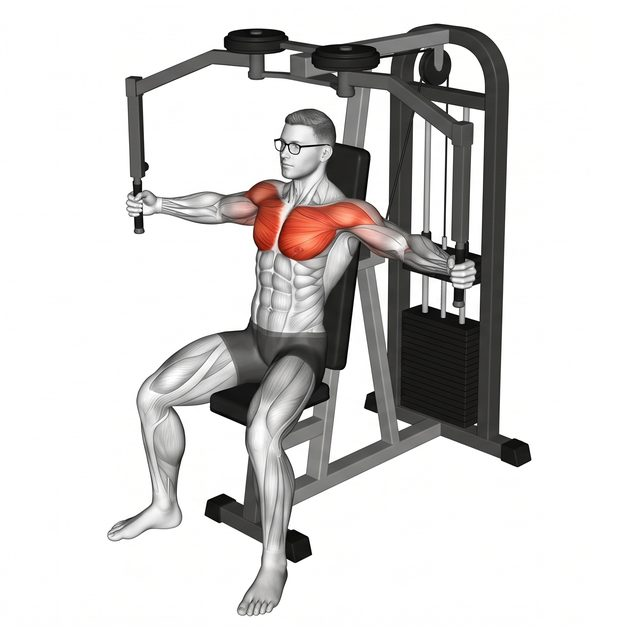
#> input picture SportApp/Resources/ExerciseArt/art-butterfly_0.jpg, 640 x 640 px
$ python -i import_art.py   (imports and definitions only)
#> lines starting #> are read from the running program, lines starting #| are printed output that depends on the picture; after the words box and inside, x2 and y2 are one past the last pixel; in counts of white or black regions, pixels touching at a corner belong together
#!/usr/bin/env python3
"""Importeert Gemini-oefenafbeeldingen (twee standen naast elkaar) voor de app.

Gebruik:  python3 tools/import_art.py <map-of-zip-met-afbeeldingen>
Per `<slug>.png|jpg` komen er twee bestanden in SportApp/Resources/ExerciseArt:
  art-<slug>_0.jpg (beginstand) en art-<slug>_1.jpg (eindstand).
Beide helften worden met dezelfde uitsnede bijgesneden (witte rand weg), vierkant
gemaakt en verkleind. Bestaan er nog geen afbeeldingen voor een oefening, dan
toont de app de rechtenvrije foto.
"""
import sys, os, re, zipfile, tempfile, glob
from PIL import Image, ImageChops

OUT = os.path.join(os.path.dirname(__file__), "..", "SportApp", "Resources", "ExerciseArt")
SIZE = 640

def bbox_nonwhite(im):
    bg = Image.new("RGB", im.size, (255, 255, 255))
    diff = ImageChops.difference(im, bg).convert("L").point(lambda p: 255 if p > 24 else 0)
    return diff.getbbox()

def process(path):
    slug = re.sub(r"[^a-z0-9]+", "-", os.path.splitext(os.path.basename(path))[0].lower()).strip("-")
    im = Image.open(path).convert("RGB")
#> im is the input picture: PIL image 640x640 RGB; mean R, G, B 213.9, 212.3, 211.4
    w, h = im.size
#> w = 640; h = 640
    halves = [im.crop((0, 0, w // 2, h)), im.crop((w // 2, 0, w, h))]
    boxes = [bbox_nonwhite(x) for x in halves]
#> in bbox_nonwhite, `bg = Image.new("RGB", im.size, (255, 255, 255))`: bg: PIL image 320x640 RGB; every value is 255
#> in bbox_nonwhite, `diff = ImageChops.difference(im, bg).convert("L").point(lambda p: 255 ..`:
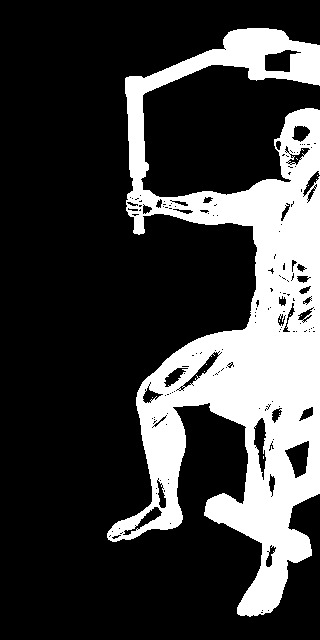
#> diff: PIL image 320x640 L; 24.2% white; 13 white regions (12 under 20 px), largest, box (x1, y1, x2, y2) and area: (107, 28, 320, 617) 49493
#> in bbox_nonwhite, `diff = ImageChops.difference(im, bg).convert("L").point(lambda p: 255 ..`:
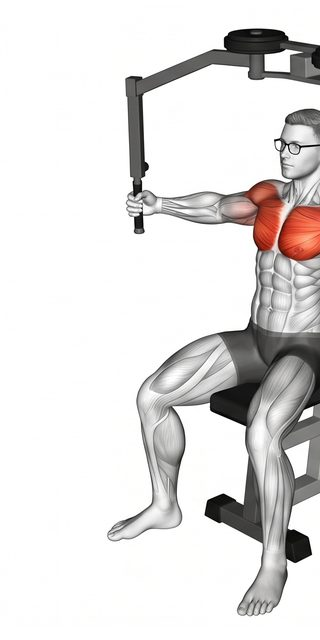
#> im: PIL image 320x640 RGB; mean R, G, B 226, 223.8, 223
#> in bbox_nonwhite (call 2), `diff = ImageChops.difference(im, bg).convert("L").point(lambda p: 255 ..`:
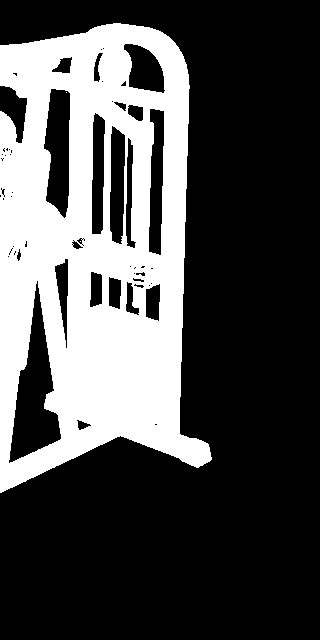
#> diff: PIL image 320x640 L; 30.4% white; 3 white regions (2 under 20 px), largest, box (x1, y1, x2, y2) and area: (0, 23, 212, 493) 62289
#> in bbox_nonwhite (call 2), `diff = ImageChops.difference(im, bg).convert("L").point(lambda p: 255 ..`:
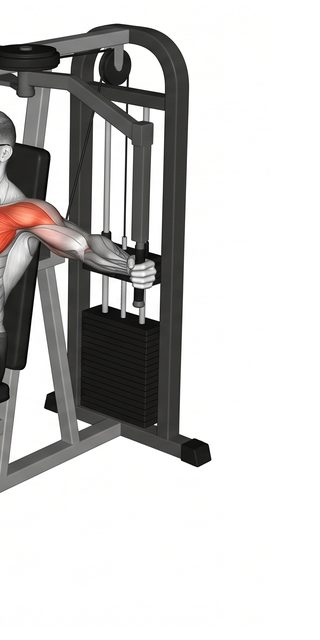
#> im: PIL image 320x640 RGB; mean R, G, B 201.8, 200.8, 199.8
#> boxes = [(107, 28, 320, 617), (0, 23, 212, 493)]
    boxes = [b for b in boxes if b]
    if not boxes:
        print("LEEG:", path); return
    # Zelfde uitsnede voor beide standen, zodat ze goed op elkaar aansluiten.
    x0 = min(b[0] for b in boxes); y0 = min(b[1] for b in boxes)
#> after `x0 = min((b[0] for b in boxes))`: x0 = 0
#> after `y0 = min((b[1] for b in boxes))`: y0 = 23
    x1 = max(b[2] for b in boxes); y1 = max(b[3] for b in boxes)
#> after `x1 = max((b[2] for b in boxes))`: x1 = 320
#> after `y1 = max((b[3] for b in boxes))`: y1 = 617
    cw, ch = x1 - x0, y1 - y0
#> cw = 320; ch = 594
    side = int(max(cw, ch) * 1.08)
#> side = 641
    cx, cy = (x0 + x1) // 2, (y0 + y1) // 2
#> cx = 160; cy = 320
    for i, half in enumerate(halves):
        canvas = Image.new("RGB", (side, side), (255, 255, 255))
        canvas.paste(half, (side // 2 - cx, side // 2 - cy))
        canvas = canvas.resize((SIZE, SIZE), Image.LANCZOS)
        canvas.save(os.path.join(OUT, f"art-{slug}_{i}.jpg"), quality=82, optimize=True)
#> this loop made 2 passes
#> pass 1, in process, `canvas = canvas.resize((SIZE, SIZE), Image.LANCZOS)`:
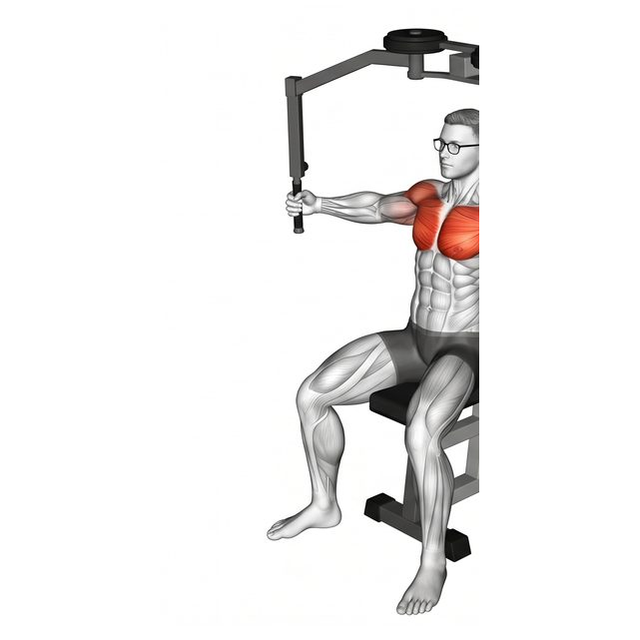
#> canvas: PIL image 640x640 RGB; mean R, G, B 240.5, 239.4, 239
#> pass 2, in process, `canvas = canvas.resize((SIZE, SIZE), Image.LANCZOS)`:
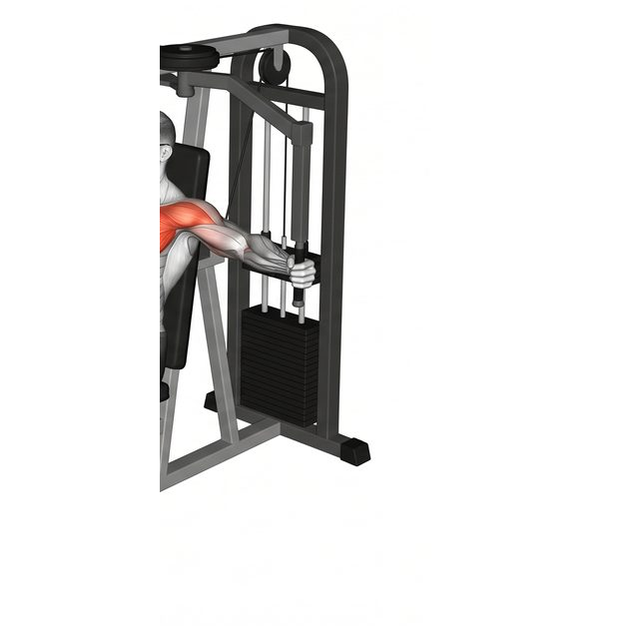
#> canvas: PIL image 640x640 RGB; mean R, G, B 228.4, 227.9, 227.4
    print("ok:", slug)

def main(src):
    os.makedirs(OUT, exist_ok=True)
    tmp = None
    if src.lower().endswith(".zip"):
        tmp = tempfile.mkdtemp()
        zipfile.ZipFile(src).extractall(tmp)
        src = tmp
    files = [f for ext in ("png", "jpg", "jpeg") for f in glob.glob(os.path.join(src, "**", f"*.{ext}"), recursive=True)]
    for f in sorted(files):
        if os.path.basename(f).startswith("."): continue
        process(f)
    print(len(files), "afbeeldingen verwerkt")

# [3 lines not run here, left out]

>>> result = process('../SportApp/Resources/ExerciseArt/art-butterfly_0.jpg')

$ run again, on SportApp/Resources/ExerciseArt/art-cable-iron-cross_0.jpg
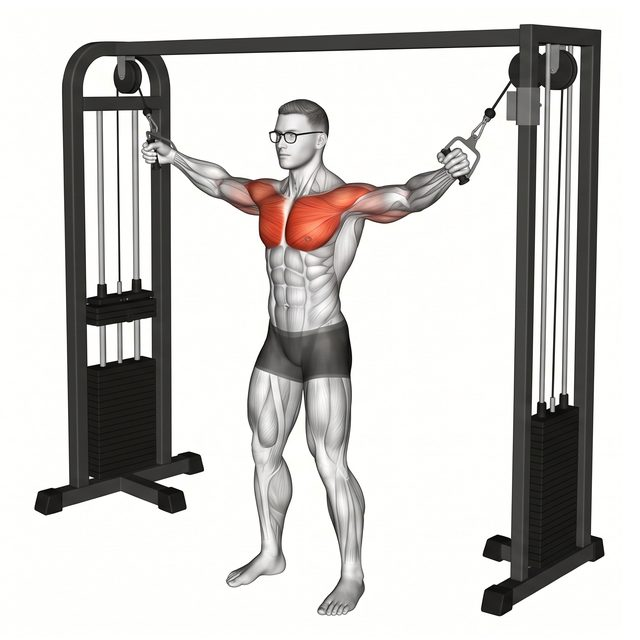
#> input picture SportApp/Resources/ExerciseArt/art-cable-iron-cross_0.jpg, 640 x 640 px
#> in process, im is the input picture: PIL image 640x640 RGB; mean R, G, B 205, 203.2, 201
#> bg: PIL image 320x640 RGB; every value is 255
#> in bbox_nonwhite, `diff = ImageChops.difference(im, bg).convert("L").point(lambda p: 255 ..`:
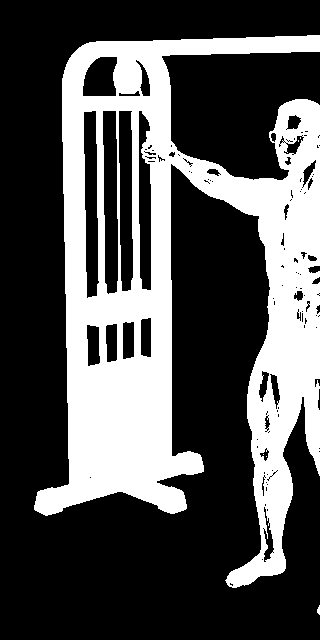
#> diff: PIL image 320x640 L; 32.1% white; 6 white regions (4 under 20 px), largest, box (x1, y1, x2, y2) and area: (34, 35, 320, 588) 65727, (317, 605, 320, 615) 21
#> im: PIL image 320x640 RGB
#> diff: PIL image 320x640 L; 29.8% white; 1 white region, box (x1, y1, x2, y2) and area: (0, 24, 285, 617) 61096
#> boxes = [(34, 35, 320, 615), (0, 24, 285, 617)]
#> x0 = 0
#> y0 = 24
#> x1 = 320
#> y1 = 617
#> cw = 320; ch = 593
#> side = 640
#> cx = 160; cy = 320
#> the loop in process, `for i, half in enumerate(halves):` made 2 passes
#> pass 2, in process, `canvas = canvas.resize((SIZE, SIZE), Image.LANCZOS)`:
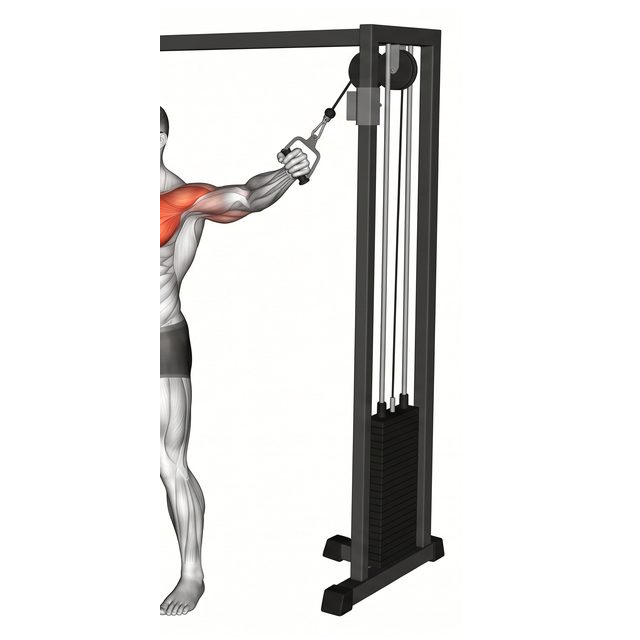
#> canvas: PIL image 640x640 RGB; mean R, G, B 230.5, 229.9, 228.8

$ run again, on SportApp/Resources/ExerciseArt/art-dumbbell-shrug_0.jpg
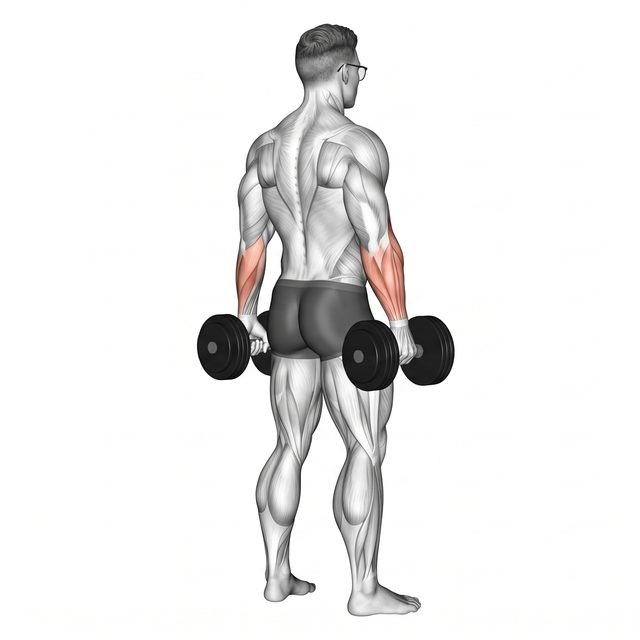
#> input picture SportApp/Resources/ExerciseArt/art-dumbbell-shrug_0.jpg, 640 x 640 px
#> in process, im is the input picture: PIL image 640x640 RGB; mean R, G, B 236.8, 236.2, 236
#> bg: PIL image 320x640 RGB; every value is 255
#> in bbox_nonwhite, `diff = ImageChops.difference(im, bg).convert("L").point(lambda p: 255 ..`:
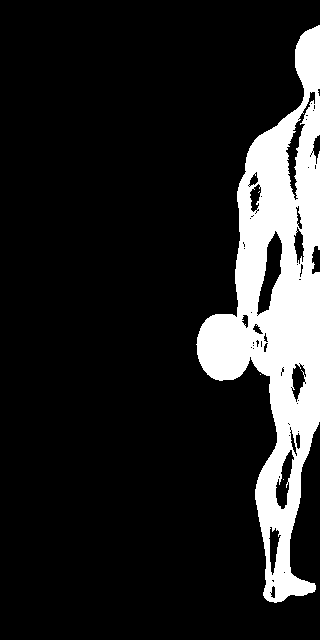
#> diff: PIL image 320x640 L; 14.2% white; 4 white regions (3 under 20 px), largest, box (x1, y1, x2, y2) and area: (196, 25, 320, 603) 29144
#> im: PIL image 320x640 RGB
#> diff: PIL image 320x640 L; 16.3% white; 14 white regions (12 under 20 px), largest, box (x1, y1, x2, y2) and area: (0, 23, 135, 617) 33436, (30, 400, 35, 420) 29
#> boxes = [(196, 25, 320, 603), (0, 23, 135, 617)]
#> x0 = 0
#> y0 = 23
#> x1 = 320
#> y1 = 617
#> cw = 320; ch = 594
#> side = 641
#> cx = 160; cy = 320
#> the loop in process, `for i, half in enumerate(halves):` made 2 passes
#> pass 2, in process, `canvas = canvas.resize((SIZE, SIZE), Image.LANCZOS)`:
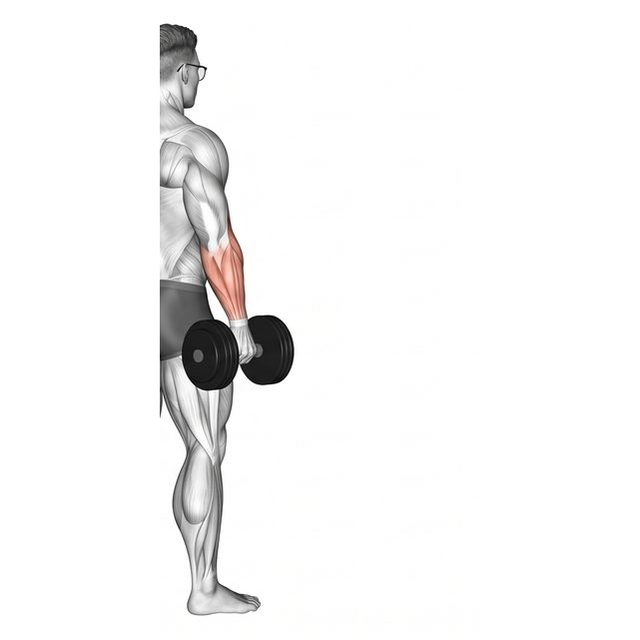
#> canvas: PIL image 640x640 RGB; mean R, G, B 245.3, 244.9, 244.8
